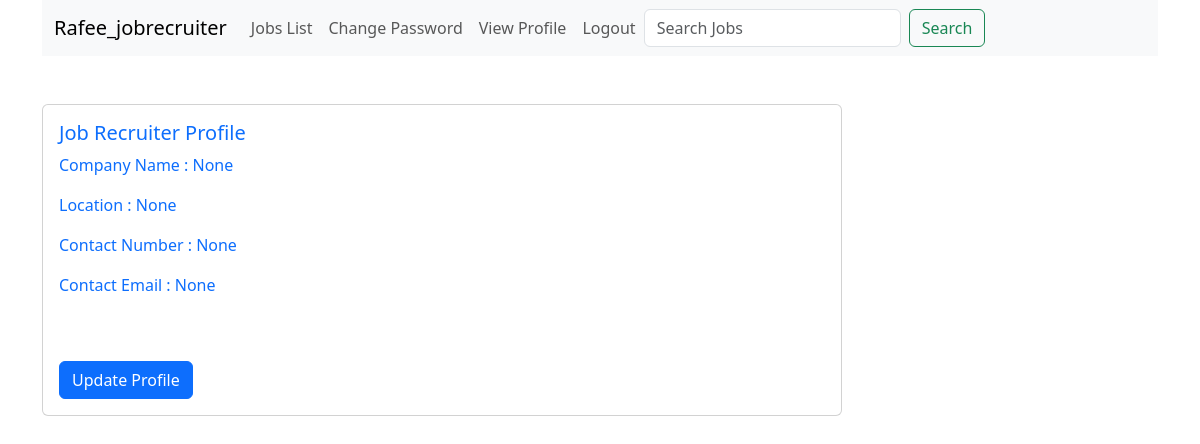
The app's page /jobRecruiterProfile/ (signed in) with its own data.
### JobSeeker/models.py (models this page shows, shortened)
class CustomUser(AbstractUser):
    USER = {
        ('jobSeeker','JobSeeker'),
        ('jobRecruiter','JobRecruiter')
    }
    display_name = models.CharField(max_length=255)
    otp = models.IntegerField(blank=True,null=True)
    user_type = models.CharField(max_length=50,choices= USER,null=True)

class JobRecruiterProfile(models.Model):
    users = models.OneToOneField(CustomUser,on_delete=models.DO_NOTHING, related_name= 'jobrecruiterprofile')
    company_name = models.CharField(max_length=30 , null= True, blank= True)
    location = models.CharField(max_length=30 , null= True, blank= True)
    contact_number = models.IntegerField(null= True, blank= True)
    contact_email = models.EmailField(max_length=40 , null= True, blank= True)
    company_logo = models.ImageField(upload_to='media/company_logo/',blank=True,null=True)

### JobSeeker/views.py (the view)
# urls.py: path('jobRecruiterProfile/',jobRecruiterProfile,name='jobRecruiterProfile'),
@login_required
def jobRecruiterProfile(request):
    jobRecruiters = JobRecruiterProfile.objects.get(users=request.user)
    context = {
        'jobRecruiters' : jobRecruiters
    }
    return render(request,'jobRecruiterProfile.html',context)

### templates/jobRecruiterProfile.html (shortened to what this page needs)
{% extends 'base.html' %}
{% block content %}
<br><br>
<div class="container container-center">
    <div class="card border-none " style="max-width: 50rem;">
        <div class="card-body text-primary">
            <h5 class="card-title">Job Recruiter Profile</h5>
            <p class="card-text">Company Name : {{jobRecruiters.company_name}}</p>
            <p class="card-text">Location : {{jobRecruiters.location}}</p>
            <p class="card-text">Contact Number : {{jobRecruiters.contact_number}}</p>
            <p class="card-text">Contact Email : {{jobRecruiters.contact_email}}</p>
            <br><br>
            <a href="{% url 'updateJobRecruiterProfile' %}" class="btn btn-primary">Update Profile</a>
            <br>
        </div>
    </div>
</div>
{% endblock %}

### templates/navbar.html (shortened to what this page needs)
{% load static %}
<center>
<div class="container container-center">
<nav class="navbar navbar-expand-lg bg-body-tertiary">
  {% if request.user.is_authenticated %}
  <div class="container-fluid">
    <a class="navbar-brand" href="{% url 'homepage' %}">{{user.username}}</a>
    <div class="collapse navbar-collapse" id="navbarNavAltMarkup">
      <div class="navbar-nav">
        {% if request.user.user_type == 'jobRecruiter' %}
          <a class="nav-link" aria-current="page" href="{% url 'homepage' %}">Jobs List</a>
          <a class="nav-link" aria-current="page" href="{% url 'forget_pass' %}">Change Password</a>
          <a class="nav-link" href="{% url 'jobRecruiterProfile' %}">View Profile</a>
        {% else %}
          <a class="nav-link" aria-current="page" href="{% url 'homepage' %}">Posted Jobs List</a>
          <a class="nav-link" aria-current="page" href="{% url 'forget_pass' %}">Change Password</a>
          <a class="nav-link" href="{% url 'jobSeekerProfile' %}">View Profile</a>
        {% endif %}
        <a class="nav-link" href="{% url 'user_logout' %}">Logout</a>
      </div>
      <form class="d-flex" role="search" method="GET" action="{% url 'searchTitle' %}">
      <input class="form-control me-2" type="search" name="search" value="{{ request.GET.search }}" placeholder="Search Jobs" aria-label="Search"/>
      <button class="btn btn-outline-success" type="submit" >Search</button>
      </form>
    </div>
  </div>
  {% endif %}
</nav>
</div>
</center>

### records on screen
CustomUser: username "Rafee_jobrecruiter"
JobRecruiterProfile: company_name "None", location "None", contact_number "None", contact_email "None"
